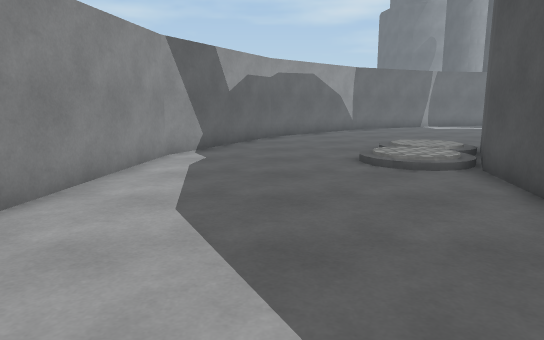
[1] (above)

17 first-person views from a walk through a Unity game level. The camera is 1.4 m above the floor, tilts 10° down and sees 70° across. The floor is counted in squares, 1 m on a side. Each view is taken from the middle of a square. On the plan, view 1 faces up. The plan holds only what a view shows up to about 16 squares ahead; the rest is blank. The place goes on beyond the plan. Surface patterns are stand-ins for the level's own textures.

[2]
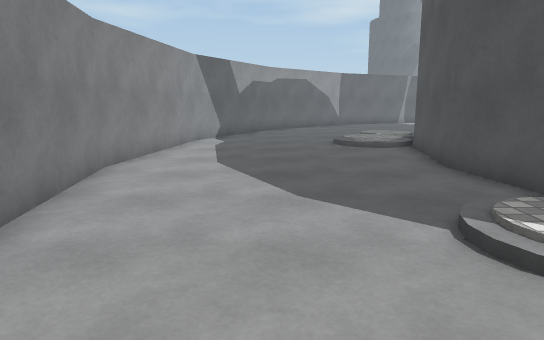

[3]
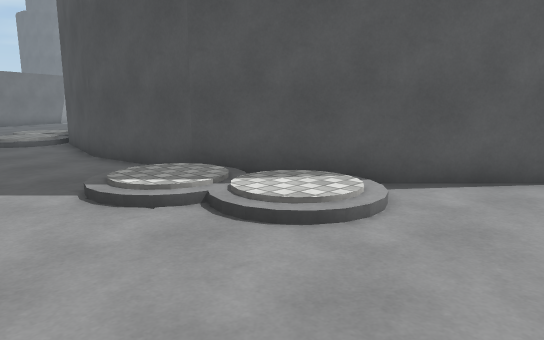

[4]
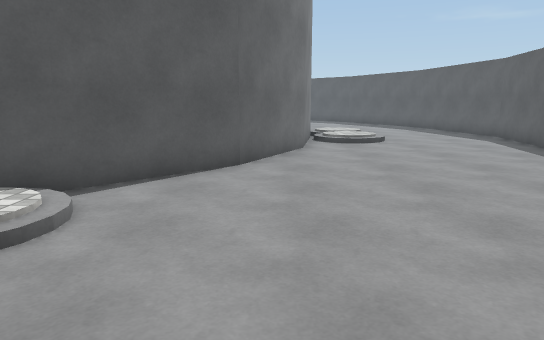

[5]
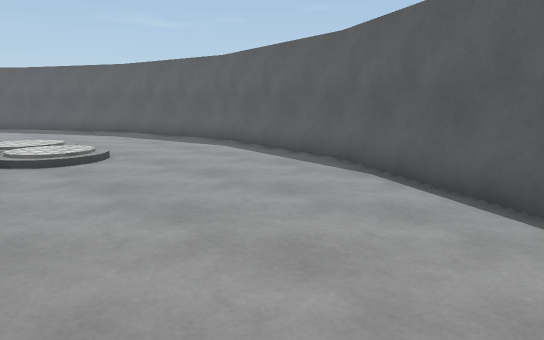

[6]
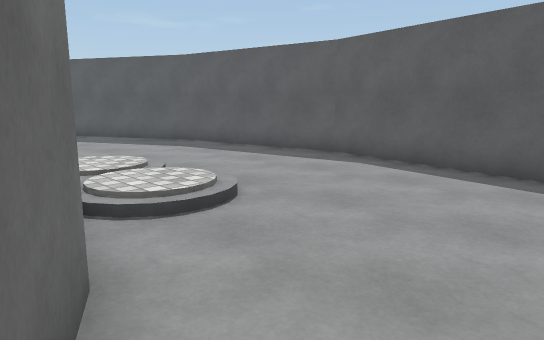

[7]
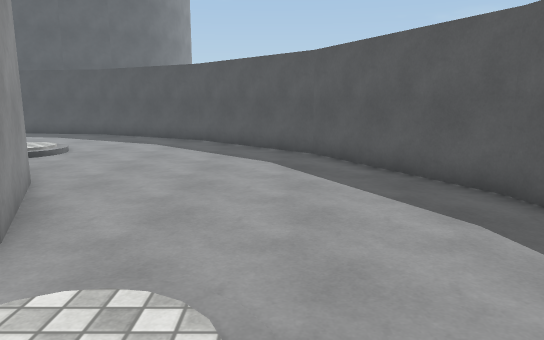

[8]
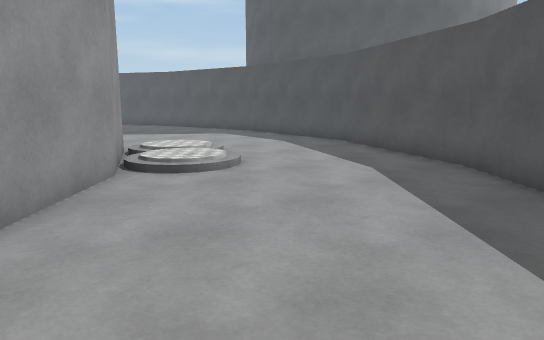

[9]
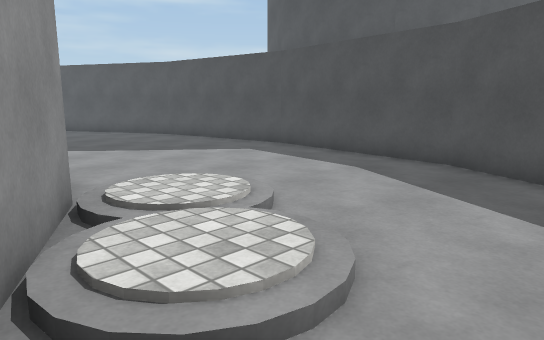

[10]
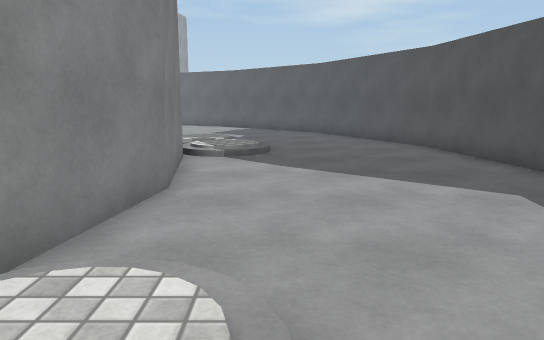

[11]
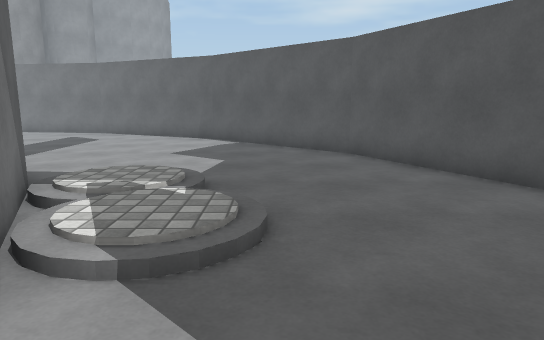

[12]
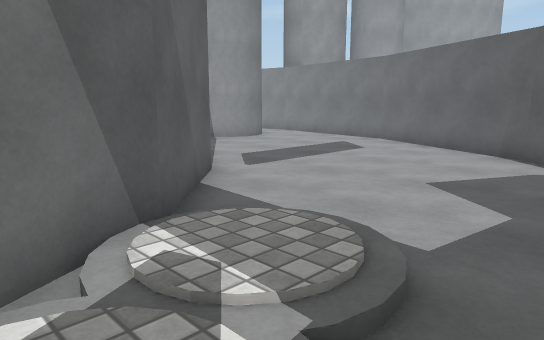

[13]
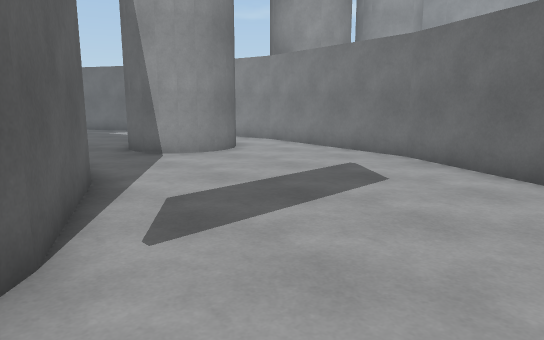

[14]
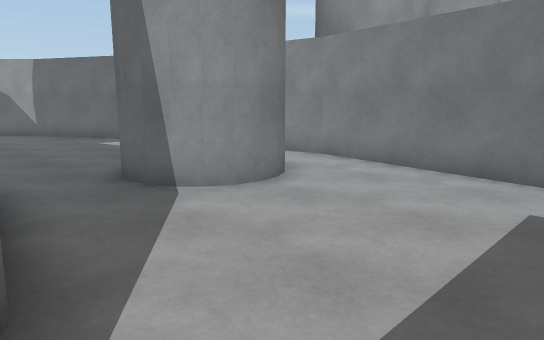

[15]
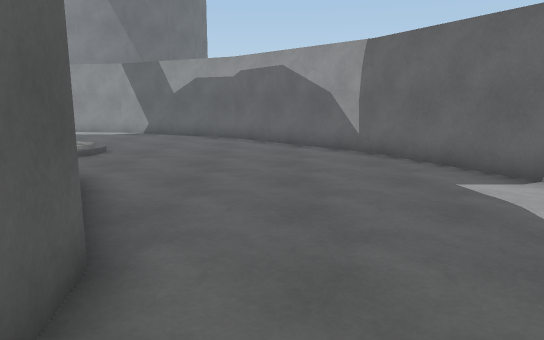

[16]
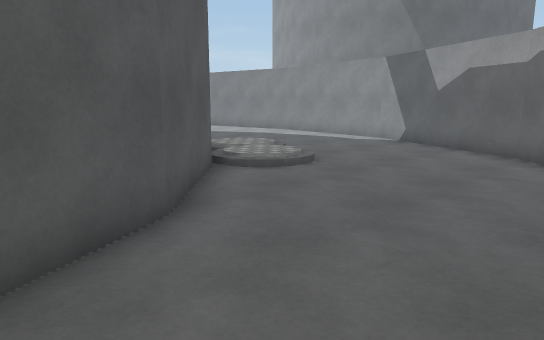

[17]
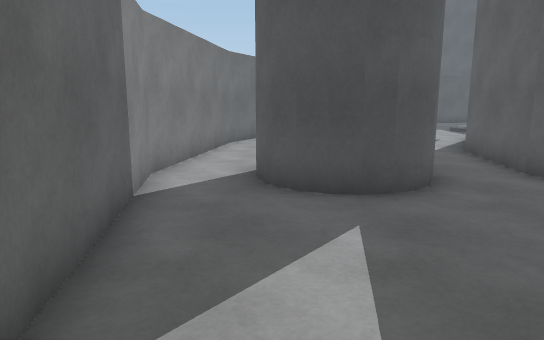

### Floor plan
Key: @ floor where view 1 was taken; # wall or solid block; . main floor; : floor 0.25 m higher than the main floor; / step, stairs or slope; C cylinder.
Columns run from 4 left of view 1 to 35 right of it. Each row starts with its distance up from view 1.
 23               #############
 22            ## ............###
 21          ###......###.......###
 20         ##........# ##........###
 19        ##.........####..........##
 18      ###...........##............##
 17     ##............................##
 16     #............######............#
 15    ##..........###    ###..........##
 14    #.........###        ###.........#
 13   ##........##            ##........##
 12   #.....C:.##              ##.C:.....#
 11  ##..../::##                ##::/....##
 10  #.....::##                  ##C:/....#
  9  #....C::#                    #::/....#
  8  #...../##                    ##/.....#
  7  #......#                      #......##
  6 ##......#                      #.......#
  5 #.......#                      #.......#
  4 #.......#                      #.......#
  3 #.......#                      #.......#
  2 ##......#                      #......##
  1  #...../##                    ##/.....#
  0  #..@./C:#                    #C:/....#
 -1   ..../::##                  ##::/....#
 -2   ...../C:#                  #C:/.....#
 -3     .../::##                ##::/....##
 -4     .......##              ##........#
 -5       ......###          ###........##
 -6     . ........###      ###..........#
 -7       ..........####   #...........##
 -8       ............C:C:/...........##
 -9        ........../::::/..........##
-10          .........////..........##
-11          ......................##
-12          ##..................###
-13           ###..............###
-14             #####.......####
-15                 #########

Where each view was taken, in squares from view 1:
view 1: 0 up, 0 right, facing up
view 2: 4 down, 0 right, facing up
view 3: 6 down, 0 right, facing up-right
view 4: 6 down, 0 right, facing right
view 5: 6 down, 4 right, facing down-right
view 6: 6 down, 9 right, facing down-right
view 7: 10 down, 15 right, facing right
view 8: 10 down, 22 right, facing up-right
view 9: 5 down, 25 right, facing up-right
view 10: 2 down, 29 right, facing up
view 11: 5 up, 29 right, facing up
view 12: 9 up, 29 right, facing up-left
view 13: 13 up, 26 right, facing up-left
view 14: 15 up, 22 right, facing up-left
view 15: 17 up, 15 right, facing left
view 16: 18 up, 11 right, facing down-left
view 17: 21 up, 8 right, facing right
